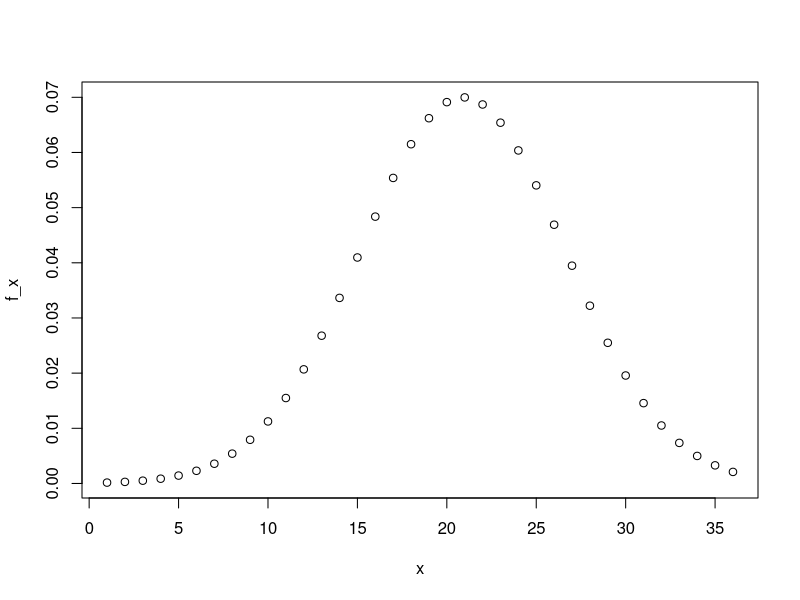
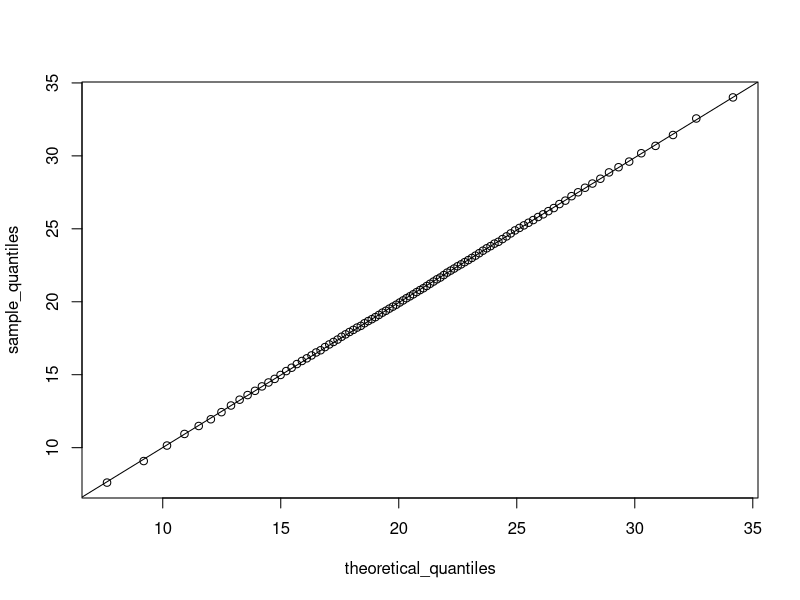

These charts were generated, in order, by the following R code:
set.seed(16, sample.kind = "Rounding")
act_scores <- rnorm(10000, 20.9, 5.7)

#1
mu <- mean(act_scores)
sigma <- sd(act_scores)
sum(act_scores >= 36)
mean(act_scores > 30)
mean(act_scores <= 10)

#2
x <- 1:36
f_x <- dnorm(x, 20.9, 5.7)
plot(x, f_x)

#3
z_scores <- (act_scores - mu) / sigma
mean(z_scores > 2)
2 * sigma + mu
qnorm(0.975, mu, sigma)

#4
cdf_func <- function(x){
  pnorm(x, mu, sigma)
}
sapply(1:36, cdf_func)
qnorm(0.95, 20.9, 5.7)
p <- seq(0.01, 0.99, 0.01)
sample_quantiles <- quantile(act_scores, p)
sample_quantiles
theoretical_quantiles <- qnorm(p, 20.9, 5.7)
plot(theoretical_quantiles, sample_quantiles)
abline(lm(sample_quantiles ~ theoretical_quantiles))
